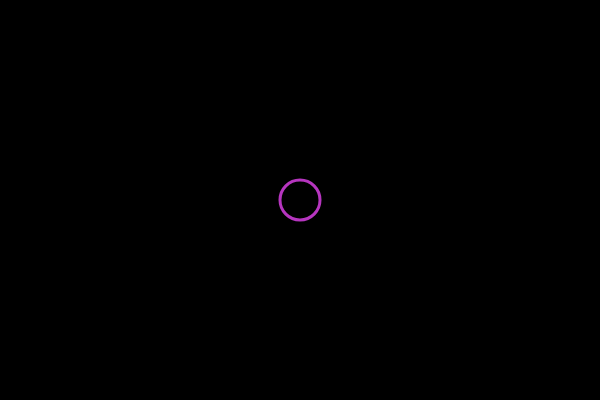
Frame 1 (no input)
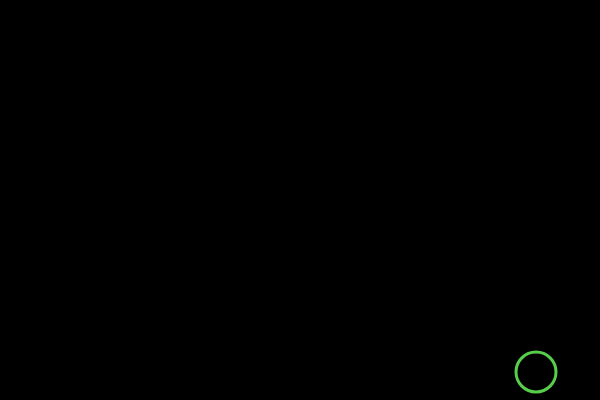
Frame 60 (no input)
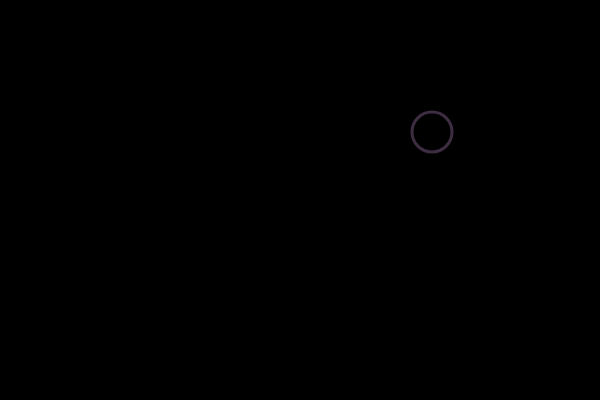
Frame 120 (the mouse pressed at the canvas centre since frame 60)

The p5.js sketch that drew these frames (run headless with seeded random() and noise() and a simulated clock; from frame 60 on, the mouse is pressed at the canvas centre):

// p5.js sketch
// ── sketch.js
var ball;
function setup() {
	createCanvas(600, 400);
	ball = new Ball()
}

function draw() {
	background(0)
	ball.show()
	ball.update()
	ball.move()
}


class Ball {
	constructor() {
		this.x = 300
		this.y = 200

		this.speedX = 4
		this.speedY = 4

		this.r = random(0, 255)
		this.g = random(0, 255)
		this.b = random(0, 255)
	}

	show(){
		stroke(this.r, this.g, this.b)
		strokeWeight(3)
		noFill()
		ellipse(this.x,this.y,40,40)
	}
	update(){
		if(this.x > width || this.x < 0){
			this.speedX = this.speedX * -1
			this.updateStrockColor()
		}
		if(this.y > height || this.y < 0){
			this.speedY = this.speedY * -1
			this.updateStrockColor()
		}
	}
	move(){
		this.x += this.speedX
		this.y += this.speedY
	}
	updateStrockColor(){
		this.r = random(0, 255)
		this.g = random(0, 255)
		this.b = random(0, 255)
	}
}
